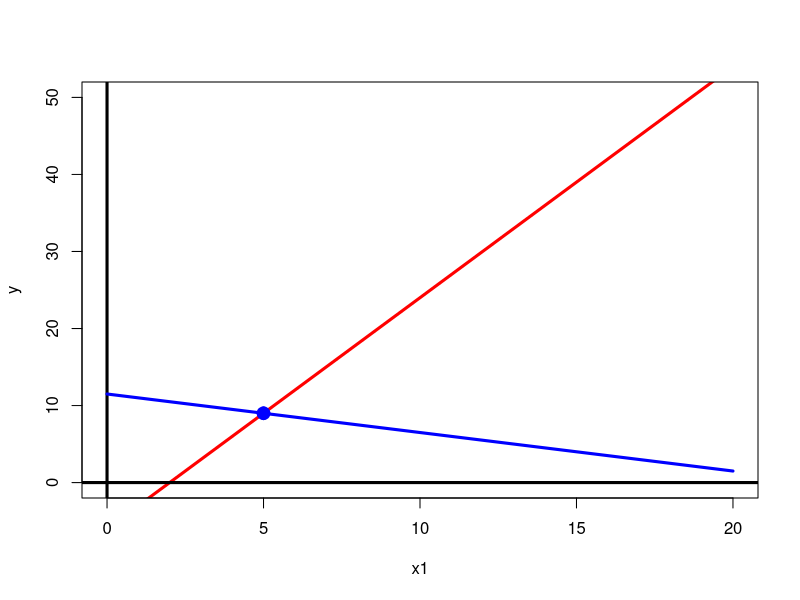

Reproduce this figure in R.
#b) Marque neste gráfico a solução exata.

f1<-function(x1){3*x1-6}
f2<-function(x2){(23-x2)/2}

plot(f1,0,20,lwd = 3,col="red",ylab="y",xlab="x1",ylim=c(0,50))
abline(h=0,v=0,lwd=3)
curve((23-x)/2,from=0,to=20,lwd=3,col="blue",add=TRUE)

A<-matrix(c(3,-1,1,2),nrow= 2,ncol=2,byrow=TRUE)
b<-c(6, 23)
sol<-solve(A, b)

points(sol[1],sol[2],pch=10,col="blue",lwd = 6)